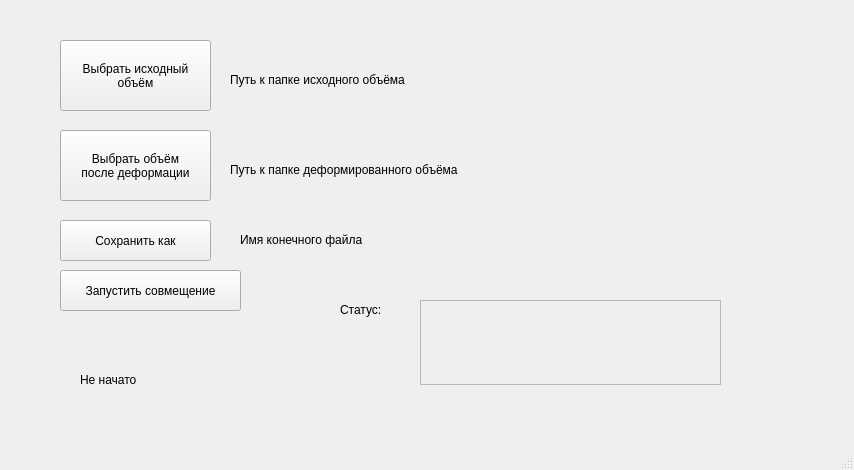
<?xml version="1.0" encoding="UTF-8"?>
<ui version="4.0">
 <class>MainWindow</class>
 <widget class="QMainWindow" name="MainWindow">
  <property name="geometry">
   <rect>
    <x>0</x>
    <y>0</y>
    <width>854</width>
    <height>470</height>
   </rect>
  </property>
  <property name="windowTitle">
   <string>MainWindow</string>
  </property>
  <property name="autoFillBackground">
   <bool>true</bool>
  </property>
  <widget class="QWidget" name="centralwidget">
   <widget class="QPushButton" name="pushButton">
    <property name="geometry">
     <rect>
      <x>60</x>
      <y>270</y>
      <width>181</width>
      <height>41</height>
     </rect>
    </property>
    <property name="text">
     <string>Запустить совмещение</string>
    </property>
   </widget>
   <widget class="QPushButton" name="openSrcDir">
    <property name="geometry">
     <rect>
      <x>60</x>
      <y>40</y>
      <width>151</width>
      <height>71</height>
     </rect>
    </property>
    <property name="cursor">
     <cursorShape>PointingHandCursor</cursorShape>
    </property>
    <property name="text">
     <string>Выбрать исходный
объём</string>
    </property>
   </widget>
   <widget class="QPushButton" name="openRefDir">
    <property name="geometry">
     <rect>
      <x>60</x>
      <y>130</y>
      <width>151</width>
      <height>71</height>
     </rect>
    </property>
    <property name="text">
     <string>Выбрать объём
после деформации</string>
    </property>
   </widget>
   <widget class="QLabel" name="srcPathLabel">
    <property name="geometry">
     <rect>
      <x>230</x>
      <y>70</y>
      <width>251</width>
      <height>20</height>
     </rect>
    </property>
    <property name="text">
     <string>Путь к папке исходного объёма</string>
    </property>
   </widget>
   <widget class="QLabel" name="refPathLabel">
    <property name="geometry">
     <rect>
      <x>230</x>
      <y>160</y>
      <width>321</width>
      <height>20</height>
     </rect>
    </property>
    <property name="text">
     <string>Путь к папке деформированного объёма</string>
    </property>
   </widget>
   <widget class="QPushButton" name="OpenSaveDir">
    <property name="geometry">
     <rect>
      <x>60</x>
      <y>220</y>
      <width>151</width>
      <height>41</height>
     </rect>
    </property>
    <property name="text">
     <string>Сохранить как</string>
    </property>
   </widget>
   <widget class="QLabel" name="saveLabel">
    <property name="geometry">
     <rect>
      <x>240</x>
      <y>230</y>
      <width>321</width>
      <height>20</height>
     </rect>
    </property>
    <property name="text">
     <string>&lt;html&gt;&lt;head/&gt;&lt;body&gt;&lt;p&gt;Имя конечного файла&lt;/p&gt;&lt;/body&gt;&lt;/html&gt;</string>
    </property>
   </widget>
   <widget class="QLabel" name="label">
    <property name="geometry">
     <rect>
      <x>340</x>
      <y>300</y>
      <width>63</width>
      <height>20</height>
     </rect>
    </property>
    <property name="text">
     <string>Статус:</string>
    </property>
   </widget>
   <widget class="QScrollArea" name="statusScrollArea">
    <property name="enabled">
     <bool>true</bool>
    </property>
    <property name="geometry">
     <rect>
      <x>420</x>
      <y>300</y>
      <width>301</width>
      <height>85</height>
     </rect>
    </property>
    <property name="widgetResizable">
     <bool>true</bool>
    </property>
    <widget class="QWidget" name="scrollAreaWidgetContents">
     <property name="geometry">
      <rect>
       <x>0</x>
       <y>0</y>
       <width>299</width>
       <height>83</height>
      </rect>
     </property>
    </widget>
   </widget>
   <widget class="QLabel" name="statusLabel">
    <property name="geometry">
     <rect>
      <x>80</x>
      <y>370</y>
      <width>271</width>
      <height>20</height>
     </rect>
    </property>
    <property name="text">
     <string>Не начато</string>
    </property>
    <property name="wordWrap">
     <bool>true</bool>
    </property>
   </widget>
  </widget>
  <widget class="QMenuBar" name="menubar">
   <property name="geometry">
    <rect>
     <x>0</x>
     <y>0</y>
     <width>854</width>
     <height>25</height>
    </rect>
   </property>
  </widget>
  <widget class="QStatusBar" name="statusbar"/>
 </widget>
 <resources/>
 <connections/>
</ui>
